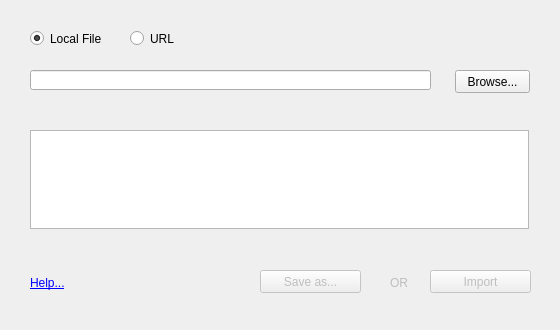
<?xml version="1.0" encoding="UTF-8"?>
<ui version="4.0">
 <class>SVG2ColoRDialogBase</class>
 <widget class="QDialog" name="SVG2ColoRDialogBase">
  <property name="geometry">
   <rect>
    <x>0</x>
    <y>0</y>
    <width>560</width>
    <height>330</height>
   </rect>
  </property>
  <property name="sizePolicy">
   <sizepolicy hsizetype="Fixed" vsizetype="Fixed">
    <horstretch>0</horstretch>
    <verstretch>0</verstretch>
   </sizepolicy>
  </property>
  <property name="windowTitle">
   <string>SVG2ColoR</string>
  </property>
  <widget class="QGraphicsView" name="graphicsView">
   <property name="geometry">
    <rect>
     <x>30</x>
     <y>130</y>
     <width>499</width>
     <height>99</height>
    </rect>
   </property>
   <property name="styleSheet">
    <string notr="true"/>
   </property>
   <property name="verticalScrollBarPolicy">
    <enum>Qt::ScrollBarAlwaysOff</enum>
   </property>
   <property name="horizontalScrollBarPolicy">
    <enum>Qt::ScrollBarAlwaysOff</enum>
   </property>
  </widget>
  <widget class="QPushButton" name="pushButton_3">
   <property name="enabled">
    <bool>false</bool>
   </property>
   <property name="geometry">
    <rect>
     <x>430</x>
     <y>270</y>
     <width>101</width>
     <height>23</height>
    </rect>
   </property>
   <property name="text">
    <string>Import</string>
   </property>
  </widget>
  <widget class="QLabel" name="label">
   <property name="enabled">
    <bool>false</bool>
   </property>
   <property name="geometry">
    <rect>
     <x>390</x>
     <y>275</y>
     <width>51</width>
     <height>16</height>
    </rect>
   </property>
   <property name="text">
    <string>OR</string>
   </property>
  </widget>
  <widget class="QLabel" name="label_2">
   <property name="geometry">
    <rect>
     <x>30</x>
     <y>275</y>
     <width>91</width>
     <height>16</height>
    </rect>
   </property>
   <property name="styleSheet">
    <string notr="true">color:blue</string>
   </property>
   <property name="text">
    <string>&lt;a href=&quot;http://cbsuygulama.wordpress.com/2014/06/26/svg2color-qgis-color-ramp-plugin/&quot;&gt;Help...&lt;/a&gt;</string>
   </property>
   <property name="openExternalLinks">
    <bool>true</bool>
   </property>
  </widget>
  <widget class="QPushButton" name="pushButton_2">
   <property name="enabled">
    <bool>false</bool>
   </property>
   <property name="geometry">
    <rect>
     <x>260</x>
     <y>270</y>
     <width>101</width>
     <height>23</height>
    </rect>
   </property>
   <property name="text">
    <string>Save as...</string>
   </property>
  </widget>
  <widget class="QRadioButton" name="radioButton_2">
   <property name="geometry">
    <rect>
     <x>130</x>
     <y>30</y>
     <width>82</width>
     <height>17</height>
    </rect>
   </property>
   <property name="text">
    <string>URL</string>
   </property>
  </widget>
  <widget class="QPushButton" name="pushButton">
   <property name="geometry">
    <rect>
     <x>455</x>
     <y>70</y>
     <width>75</width>
     <height>23</height>
    </rect>
   </property>
   <property name="text">
    <string>Browse...</string>
   </property>
  </widget>
  <widget class="QLineEdit" name="lineEdit">
   <property name="geometry">
    <rect>
     <x>30</x>
     <y>70</y>
     <width>401</width>
     <height>20</height>
    </rect>
   </property>
   <property name="readOnly">
    <bool>false</bool>
   </property>
  </widget>
  <widget class="QRadioButton" name="radioButton">
   <property name="geometry">
    <rect>
     <x>30</x>
     <y>30</y>
     <width>101</width>
     <height>17</height>
    </rect>
   </property>
   <property name="text">
    <string>Local File</string>
   </property>
   <property name="checked">
    <bool>true</bool>
   </property>
  </widget>
 </widget>
 <resources/>
 <connections/>
</ui>
